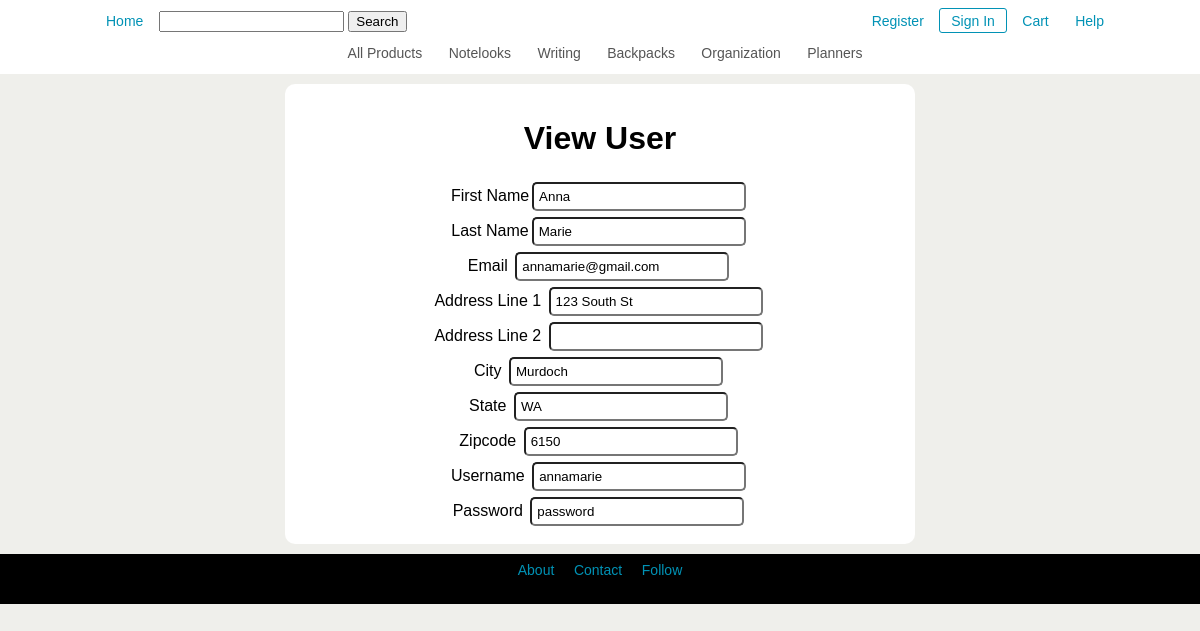
The page /findUser.php?username=annamarie on the database its author committed.
### tables this page shows
CREATE TABLE USERS (Username CHAR(25) NOT NULL, Password VARCHAR(100) NOT NULL, FirstName CHAR(20), 
	LastName CHAR(30), Email VARCHAR(50), AddressLine1 VARCHAR(50), AddressLine2 VARCHAR(50),
	City CHAR(20), State CHAR(3), Zip CHAR(4), StaffMember CHAR(1),
	PRIMARY KEY (Username));

### findUser.php (the view, shortened to what this page needs)
<!DOCTYPE html>
<html xmlns="http://www.w3.org/1999/xhtml" xml:lang="en" />
<head>
	<link type="text/css" rel="stylesheet" href="style.css" />
	<link rel="stylesheet" type="text/css" href="form-style.css">
</head>
<body>
	<header>
		<nav>
			<div id="general-nav">
				<ul>
					<div id="float-left">
						<form action="search.php" method="get" onsubmit="return checkSearch(this)" name="search-box">
							<li><a href="index.php">Home</a></li>
							<div class="search-box">
								<input type="text" id="searchtext" name="searchtext" value="<?php echo $_SESSION['prevsearch'];?>" />
								<input type="submit" id="submit" value="Search" name="searchbutton" />
							</div>
						</form>
					</div>
					<div id="float-right">
						<li><a href="register.php">Register</a></li>
						<li id="sign-in"><a href="login.php">Sign In</a></li>
						<li><a href="cart.php">Cart</a></li>
						<li><a href="help.php">Help</a></li>
					</div>
				</ul>
			</div>
			<div id="product-nav">
				<ul>
					<li><a href="search.php?searchtext=&searchbutton=Search">All Products</a></li>
					<li><a href="search.php?searchtext=notelook">Notelooks</a></li>
					<li><a href="search.php?searchtext=writing">Writing</a></li>
					<li><a href="search.php?searchtext=bag">Backpacks</a></li>
					<li><a href="search.php?searchtext=organization">Organization</a></li>
					<li><a href="search.php?searchtext=planner">Planners</a></li>
				</ul>
			</div>
		</nav>
	</header>
	<div id="content">
		<?php
			$username = $_GET['username'];
		    $query = "SELECT * FROM USERS WHERE Username='".$username."';";
		    $result = mysql_query($query);
			if (mysql_num_rows($result) == 0) {
		    	print "User does not exist in database.";
		    } else {
				print "<div class=\"form-box\">
					<h1>View User</h1>";
				while ($row = mysql_fetch_array($result)) {
					print "<form>
					First Name<input type=\"text\" value=\"".$row['FirstName']."\" name=\"firstname\" id=\"firstname\" readonly /><br />
					Last Name<input type=\"text\" value=\"".$row['LastName']."\" name=\"lastname\" id=\"lastname\" readonly /><br />
					Email <input type=\"email\" value=\"".$row['Email']."\" name=\"email\" id=\"email\" readonly /><br />
					Address Line 1 <input type=\"text\" value=\"".$row['AddressLine1']."\" name=\"addressline1\" id=\"addressline1\" readonly /><br />
					Address Line 2 <input type=\"text\" value=\"".$row['AddressLine2']."\" name=\"addressline2\" id=\"addressline2\" readonly /><br />
					City <input type=\"text\" value=\"".$row['City']."\" name=\"city\" id=\"city\" readonly /><br />
					State <input type=\"text\" value=\"".$row['State']."\" name=\"state\" id=\"state\" readonly /><br />
					Zipcode <input type=\"text\" value=\"".$row['Zip']."\" name=\"zip\" id=\"zip\" readonly /><br />
					Username <input type=\"text\" value=\"".$row['Username']."\" name=\"username\" id=\"username\" readonly /><br />
					Password <input type=\"text\" value=\"".$row['Password']."\" name=\"password\" id=\"password\" readonly /><br />
					</form>";
				}
			}
		?>
	</div>
	<footer>
		<ul>
			<li><a href="about.php">About</a></li>
			<li><a href="contact.php">Contact</a></li>
			<li><a href="http://practicalstudent.tumblr.com/">Follow</a></li>
		</ul>
	</footer>
</body>
</html>

### style.css (style rules this page uses)
body { font-family: "Arial", "Helvetica", sans-serif; font-size: 14; text-align: center; padding: 0; background-color: #EFEFEB; margin: 0px; }
a { color: #0192B5; text-decoration: none; }
nav { margin: 0; padding: 5px; background-color: #FFF; text-align: center; width: 100%; }
nav ul { list-style-type: none; margin: 0 auto; padding: 0; width: 85%; }
nav li { display: inline; text-align: center; padding: 3px; }
nav a { text-decoration: none; color: #555; display: inline-block; padding: 8px; font-size: 14px; }
#float-left { float: left; }
#float-left form { margin: 0; padding: 0; }
#float-right { float: right; }
#general-nav a { font-size: 16; color: #0192B5; }
.search-box { display: inline; }
#product-nav ul { clear: both; }
#sign-in { border: 1px solid #0192B5; border-radius: 3px; }
div { display: block; }
footer { clear: both; margin: 0; padding: 0; text-align: center; font-size: 13px; background-color: #000; height: 50px; }
footer ul { list-style-type: none; margin: 0 auto; padding: 0; }
footer li { display: inline; text-align: center; }
footer a { text-decoration: none; color: #0192B5; display: inline-block; padding: 8px; font-size: 14px; }

### form-style.css (style rules this page uses)
.form-box { clear: both; height: 100%; width: 50%; position: relative; text-align: center; margin: 10px auto; padding: 15px; background-color: #FFF; border-radius: 10px; }
.form-box form { margin: 0 auto; padding: 0; }
.form-box form input { padding: 5px; margin: 3px; width: 200px; border-radius: 5px; }

### rows shown on the page
users: firstname "Anna", lastname "Marie", email "annamarie@gmail.com", addressline1 "123 South St", city "Murdoch", state "WA", zip "6150", username "annamarie", password "password"
